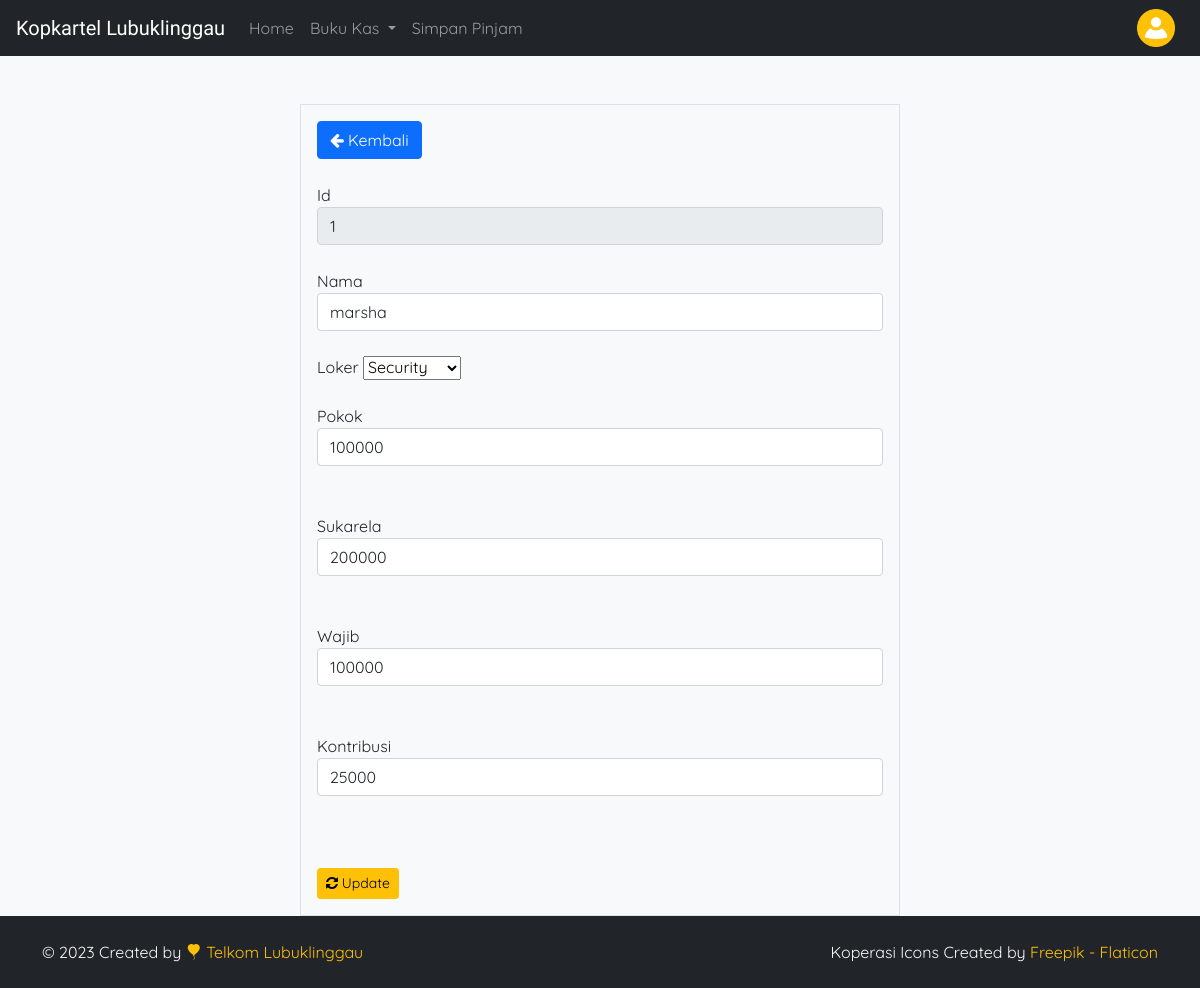
The page /simpan/update.php?id=1 on the database its author committed.
### tables this page shows
CREATE TABLE `simpanp` (
  `id` int(100) NOT NULL,
  `nama` varchar(40) NOT NULL,
  `loker` varchar(40) NOT NULL,
  `pokok` varchar(40) NOT NULL,
  `sukarela` varchar(30) NOT NULL,
  `wajib` varchar(40) NOT NULL,
  `jumlah` varchar(40) NOT NULL,
  `kontribusi` varchar(30) NOT NULL
);

### simpan/update.php (the view, shortened to what this page needs)
<?php
    include 'koneksi.php';
    $id = $_GET['id'];
    $sqlGet = "SELECT * FROM simpanp WHERE id='$id'";
    $queryGet = mysqli_query($conn, $sqlGet);
    $data = mysqli_fetch_array($queryGet);
?>
<!DOCTYPE html>
<html lang="en">
<head>
    <link rel="stylesheet" href="https://maxcdn.bootstrapcdn.com/font-awesome/4.5.0/css/font-awesome.min.css" />
    <link href="https://cdn.jsdelivr.net/npm/bootstrap@5.0.2/dist/css/bootstrap.min.css" rel="stylesheet">
    <link rel="stylesheet" href="https://cdn.jsdelivr.net/npm/bootstrap-icons@1.9.1/font/bootstrap-icons.css">
    <link rel="stylesheet" href="../assets/css/style.css">
</head>
<body class="h-100 d-flex flex-column text-dark bg-light">
<nav class="navbar navbar-expand-lg navbar-dark bg-dark sticky-top" aria-label="navigation">
    <div class="container">
        <a href="../simpan/index.php" class="navbar-brand d-flex align-items-center">
            <img src="../assets/img/icon-ebook.png" alt="" class="me-1"> Kopkartel Lubuklinggau
        </a>
        <div id="navbar" class="collapse navbar-collapse">
            <ul class="navbar-nav me-auto mb-2 mb-lg-0 mt-auto">
                <li class="nav-item">
                    <a href="../home" class="nav-link">Home</a>
                </li>
                <li class="nav-item dropdown">
                    <a class="nav-link dropdown-toggle" href="#" id="navbarDropdown" role="button" data-bs-toggle="dropdown" aria-expanded="false">
                        Buku Kas
                    </a>
                </li>
                <li class="nav-item">
                    <a href="../simpan/index" class="nav-link">Simpan Pinjam</a>
                </li>
            </ul>
        </div>
    </div>
                <div class="dropdown d-none d-lg-block mb-2 my-lg-0 mx-lg-4">
                    <img src="../assets/img/icon-user.png" alt="Icon User" class="btn dropdown-toggle p-0" data-bs-toggle="dropdown" aria-expanded="false">
                </div>
    </nav>
<body>
    <div class="w-50 mx-auto border p-3 mt-5">
    <a href="index.php" class="btn btn-primary"><i class='fa fa-arrow-left'></i> Kembali</a>
        <form action="update.php" method="post">
        <br>
        <label for="id">Id</label>
        <input type="text" id="id" name="id" class="form-control" value="<?php echo $data['id']; ?>" readonly>
        <br>
        <label for="nama">Nama</label>
        <input type="text" id="nama" name="nama" class="form-control" value="<?php echo $data['nama']; ?>" required>
        <br>
        <label for='loker'>Loker</label>
        <select name='loker' id='loker' class="from-select" required>
            <option value="Security" <?php if($data['loker'] == 'Security') echo 'selected'; ?>>Security</option>
        </select>
        <br>
        <br>
        <label for="pokok">Pokok</label>
<input type="text" id="pokok" name="pokok" class="form-control" value="<?php echo $data['pokok']; ?>" required onkeyup="formatRupiah(this.value, 'pokok-rupiah')">
<br><br>
<label for="sukarela">Sukarela</label>
<input type="text" id="sukarela" name="sukarela" class="form-control" value="<?php echo $data['sukarela']; ?>" required onkeyup="formatRupiah(this.value, 'sukarela-rupiah')">
<br><br>
<label for="wajib">Wajib</label>
<input type="text" id="wajib" name="wajib" class="form-control" value="<?php echo $data['wajib']; ?>" required onkeyup="formatRupiah(this.value, 'wajib-rupiah')">
<br><br>
<label for="kontribusi">Kontribusi</label>
<input type="text" id="Kontribusi" name="kontribusi" class="form-control" value="<?php echo $data['kontribusi']; ?>" required onkeyup="formatRupiah(this.value, 'kontribusi-rupiah')">
<br><br>
 <td>
        <br>
        <button class='btn btn-warning btn-sm' type='submit' name='update'>
  <i class='fa fa-refresh fa-spin'></i> Update
</td>
     </form>
    </div>
</body>
<footer class="bg-dark text-light px-0 py-4 p-sm-4 mt-auto">
        <div class="container d-flex justify-content-between align-items-center flex-column flex-md-row">
            <div>
                &copy; <?= date("Y") ?> Created by
                <a href="https://www.google.com/maps/place/PT.+TELKOM+Lubuklinggau/@-3.2958425,102.8596516,17z/data=!3m1!4b1!4m6!3m5!1s0x2e30e0fd0ce6cb11:0xe5055abf540d821f!8m2!3d-3.2958479!4d102.8618403!16s%2Fg%2F11cjh_4h81 " target="_blank" rel="noopener noreferrer" class="link-warning text-decoration-none fw-semibold">
                    <i class="bi bi-balloon-heart-fill text-warning" aria-hidden="true"></i> Telkom Lubuklinggau
                </a>
            </div>
            <div>
                Koperasi Icons Created by
                <a href="https://flaticon.com/free-icons/ebook" title="Kopkartel Lubuklinggau icons" target="_blank" rel="noopener noreferrer" class="link-warning text-decoration-none fw-semibold">Freepik - Flaticon</a>
            </div>
        </div>
    </footer>
</html>

### assets/css/style.css (style rules this page uses)
body { font-family: 'Quicksand', sans-serif; background-color: #f5f5f5; }
.navbar-brand, .form-sign h1 span { font-family: 'Courgette', cursive; }
.dropdown img { max-width: 40px; }

### simpan/update.php (style rules this page uses)
body { display: flex; flex-direction: column; min-height: 100vh; }

### rows shown on the page
simpanp: id "1", nama "marsha", loker "Security", pokok "100000", sukarela "200000", wajib "100000", kontribusi "25000"
